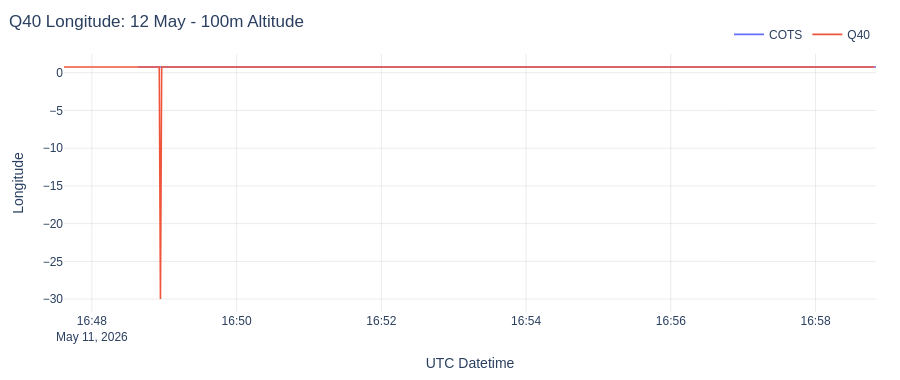

The notebook cell this image was saved under:
### Code cell
fig = go.Figure()
fig.add_trace(line_trace(df_m10, "ts", "lon", "COTS"))
fig.add_trace(line_trace(df_q40, "ts", "lon", "Q40"))

fig.update_yaxes(title_text="Longitude")
style_plot(fig, "Q40 Longitude: 12 May - 100m Altitude", height=380)
fig.show(config=plot_config)

### Figure 1 — Plotly figure (JSON) as saved in the notebook; plotly's stock layout.template omitted (floating-point values rounded to 4 significant figures; data arrays with more than 128 entries replaced by an {"elided": "..."} marker saying what was removed)
{"data": [{"hovertemplate": "%{fullData.name}<br>x: %{x|%Y-%m-%d %H:%M:%S}<br>y: %{y:.8g}<extra></extra>", "line": {"width": 1.6}, "mode": "lines", "name": "COTS", "type": "scatter", "x": {"elided": "6097 str values"}, "y": {"elided": "6097 float values"}}, {"hovertemplate": "%{fullData.name}<br>x: %{x|%Y-%m-%d %H:%M:%S}<br>y: %{y:.8g}<extra></extra>", "line": {"width": 1.6}, "mode": "lines", "name": "Q40", "type": "scatter", "x": {"elided": "669 str values"}, "y": {"elided": "669 float values"}}], "layout": {"font": {"family": "Arial, sans-serif", "size": 12}, "height": 380, "hovermode": "x unified", "legend": {"orientation": "h", "x": 1, "xanchor": "right", "y": 1.02, "yanchor": "bottom"}, "margin": {"b": 48, "l": 64, "r": 24, "t": 54}, "title": {"text": "Q40 Longitude: 12 May - 100m Altitude", "x": 0.01, "xanchor": "left"}, "xaxis": {"gridcolor": "rgba(0,0,0,0.08)", "showgrid": true, "showspikes": true, "spikecolor": "rgba(0,0,0,0.45)", "spikemode": "across", "spikesnap": "cursor", "spikethickness": 1, "title": {"text": "UTC Datetime"}}, "yaxis": {"gridcolor": "rgba(0,0,0,0.08)", "showgrid": true, "showspikes": true, "spikecolor": "rgba(0,0,0,0.45)", "spikemode": "across", "spikesnap": "cursor", "spikethickness": 1, "title": {"text": "Longitude"}, "zeroline": false}}}
